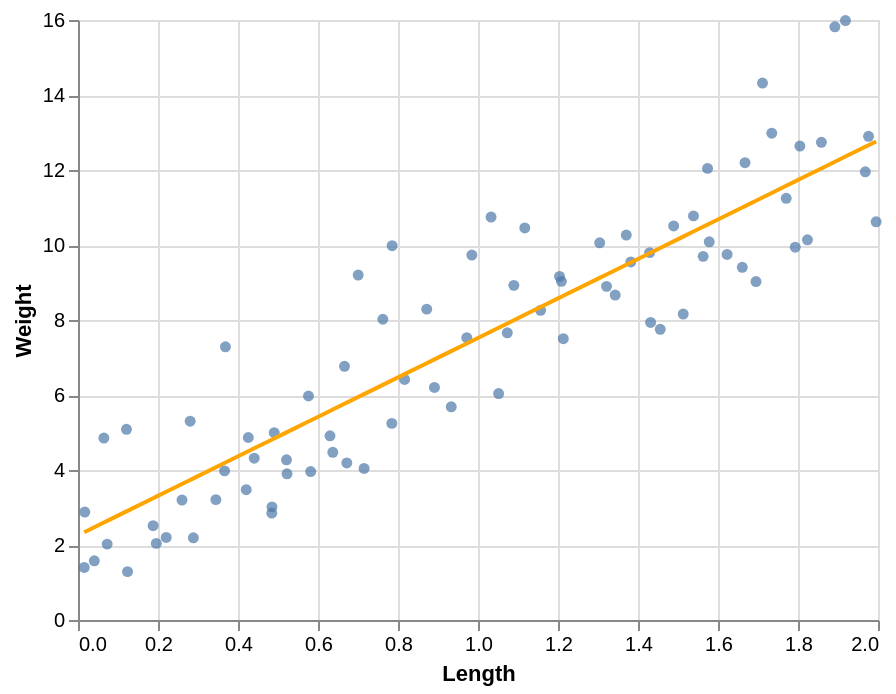

Write a Vega-Lite specification for this figure.
### Vega-Lite specification from a JSON file in a GitHub repository (floating-point values rounded to 4 significant figures)
{"config": {"view": {"continuousWidth": 400, "continuousHeight": 300}}, "layer": [{"mark": "circle", "encoding": {"x": {"type": "quantitative", "field": "length", "title": "Length"}, "y": {"type": "quantitative", "field": "weight", "title": "Weight"}}}, {"mark": {"type": "line", "color": "orange"}, "encoding": {"x": {"type": "quantitative", "field": "length", "title": "Length"}, "y": {"type": "quantitative", "field": "predicted", "title": "Weight"}}}], "data": {"name": "data-9a474cec69cb70890c963e4b8e15291e"}, "$schema": "https://vega.github.io/schema/vega-lite/v5.json", "datasets": {"data-9a474cec69cb70890c963e4b8e15291e": [{"length": 1.489, "weight": 10.51, "predicted": 10.1}, {"length": 1.073, "weight": 7.658, "predicted": 7.908}, {"length": 1.623, "weight": 9.749, "predicted": 10.8}, {"length": 0.9847, "weight": 9.732, "predicted": 7.442}, {"length": 0.4849, "weight": 3.017, "predicted": 4.812}, {"length": 1.343, "weight": 8.664, "predicted": 9.328}, {"length": 1.668, "weight": 12.2, "predicted": 11.04}, {"length": 1.661, "weight": 9.406, "predicted": 11.0}, {"length": 0.26, "weight": 3.198, "predicted": 3.628}, {"length": 0.9331, "weight": 5.686, "predicted": 7.171}, {"length": 0.672, "weight": 4.189, "predicted": 5.796}, {"length": 0.7853, "weight": 9.983, "predicted": 6.393}, {"length": 1.321, "weight": 8.897, "predicted": 9.214}, {"length": 1.513, "weight": 8.159, "predicted": 10.22}, {"length": 0.04073, "weight": 1.578, "predicted": 2.473}, {"length": 0.5226, "weight": 3.899, "predicted": 5.01}, {"length": 1.805, "weight": 12.64, "predicted": 11.76}, {"length": 1.429, "weight": 9.797, "predicted": 9.782}, {"length": 0.1239, "weight": 1.29, "predicted": 2.911}, {"length": 1.793, "weight": 9.94, "predicted": 11.7}, {"length": 1.858, "weight": 12.74, "predicted": 12.04}, {"length": 1.892, "weight": 15.82, "predicted": 12.22}, {"length": 0.1878, "weight": 2.513, "predicted": 3.248}, {"length": 1.578, "weight": 10.09, "predicted": 10.57}, {"length": 1.371, "weight": 10.27, "predicted": 9.474}, {"length": 1.213, "weight": 7.502, "predicted": 8.645}, {"length": 0.6662, "weight": 6.765, "predicted": 5.766}, {"length": 0.3447, "weight": 3.211, "predicted": 4.073}, {"length": 0.5212, "weight": 4.272, "predicted": 5.002}, {"length": 1.208, "weight": 9.03, "predicted": 8.62}, {"length": 1.824, "weight": 10.14, "predicted": 11.86}, {"length": 0.2804, "weight": 5.303, "predicted": 3.735}, {"length": 0.8911, "weight": 6.2, "predicted": 6.949}, {"length": 0.4406, "weight": 4.314, "predicted": 4.578}, {"length": 0.4258, "weight": 4.867, "predicted": 4.5}, {"length": 1.711, "weight": 14.32, "predicted": 11.27}, {"length": 1.052, "weight": 6.039, "predicted": 7.794}, {"length": 0.3664, "weight": 3.976, "predicted": 4.188}, {"length": 0.06468, "weight": 4.853, "predicted": 2.6}, {"length": 1.539, "weight": 10.78, "predicted": 10.36}, {"length": 1.976, "weight": 12.9, "predicted": 12.66}, {"length": 0.4905, "weight": 4.997, "predicted": 4.841}, {"length": 1.456, "weight": 7.751, "predicted": 9.921}, {"length": 1.304, "weight": 10.06, "predicted": 9.124}, {"length": 0.01691, "weight": 2.878, "predicted": 2.348}, {"length": 0.5762, "weight": 5.973, "predicted": 5.292}, {"length": 1.382, "weight": 9.547, "predicted": 9.534}, {"length": 0.5817, "weight": 3.959, "predicted": 5.321}, {"length": 0.07292, "weight": 2.024, "predicted": 2.643}, {"length": 1.033, "weight": 10.74, "predicted": 7.695}, {"length": 1.734, "weight": 12.98, "predicted": 11.39}, {"length": 1.563, "weight": 9.697, "predicted": 10.49}, {"length": 0.8165, "weight": 6.416, "predicted": 6.557}, {"length": 1.117, "weight": 10.45, "predicted": 8.138}, {"length": 0.4205, "weight": 3.474, "predicted": 4.473}, {"length": 0.1212, "weight": 5.086, "predicted": 2.897}, {"length": 0.2205, "weight": 2.202, "predicted": 3.42}, {"length": 0.01554, "weight": 1.401, "predicted": 2.341}, {"length": 1.995, "weight": 10.62, "predicted": 12.76}, {"length": 0.7004, "weight": 9.2, "predicted": 5.946}, {"length": 1.432, "weight": 7.935, "predicted": 9.794}, {"length": 0.1958, "weight": 2.043, "predicted": 3.29}, {"length": 0.2885, "weight": 2.191, "predicted": 3.778}, {"length": 1.574, "weight": 12.04, "predicted": 10.54}, {"length": 0.972, "weight": 7.53, "predicted": 7.375}, {"length": 0.7152, "weight": 4.041, "predicted": 6.024}, {"length": 1.09, "weight": 8.924, "predicted": 7.994}, {"length": 1.204, "weight": 9.161, "predicted": 8.596}, {"length": 0.63, "weight": 4.913, "predicted": 5.575}, {"length": 0.3686, "weight": 7.286, "predicted": 4.199}, {"length": 0.8718, "weight": 8.29, "predicted": 6.848}, {"length": 0.7846, "weight": 5.243, "predicted": 6.389}, {"length": 1.157, "weight": 8.259, "predicted": 8.347}, {"length": 0.637, "weight": 4.472, "predicted": 5.612}, {"length": 0.4844, "weight": 2.849, "predicted": 4.809}, {"length": 0.7621, "weight": 8.02, "predicted": 6.27}, {"length": 1.968, "weight": 11.95, "predicted": 12.62}, {"length": 1.695, "weight": 9.025, "predicted": 11.18}, {"length": 1.919, "weight": 15.98, "predicted": 12.36}, {"length": 1.771, "weight": 11.25, "predicted": 11.58}]}}
